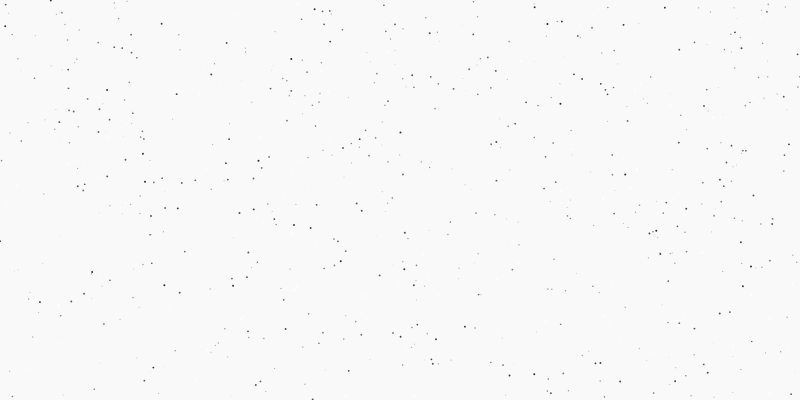
Frame 1 (no input)
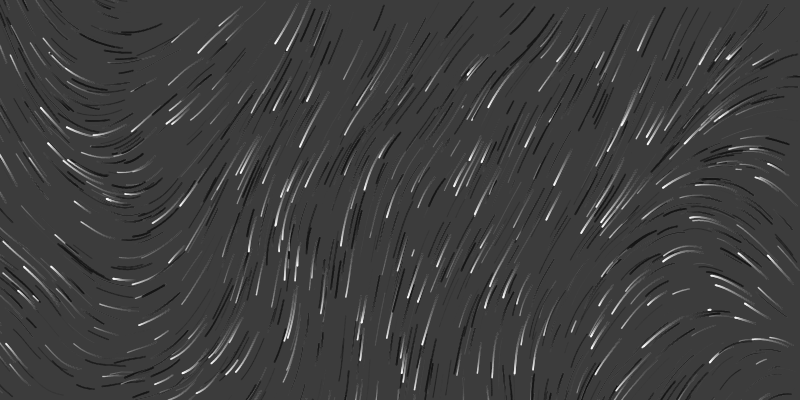
Frame 60 (no input)
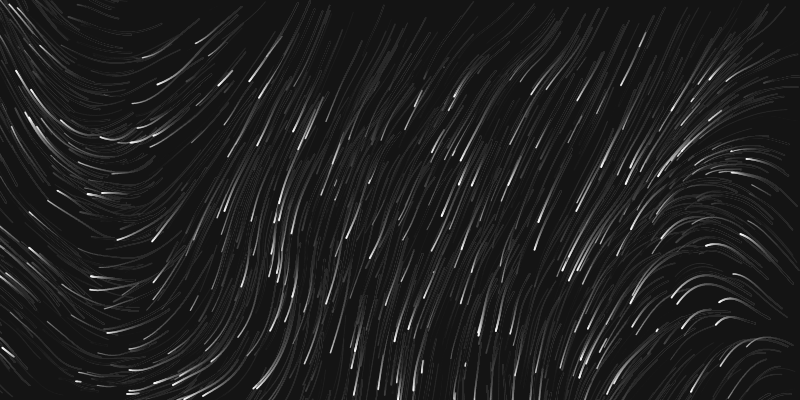
Frame 120 (the mouse pressed at the canvas centre since frame 60)

The p5.js sketch that drew these frames (run headless with seeded random() and noise() and a simulated clock; from frame 60 on, the mouse is pressed at the canvas centre):

// p5.js sketch
// ── sketch.js
let  num = 380;
var particles_a = [];
var particles_b = [];
var particles_c = [];
let noiseScale = 500;
let noiseStrength = 1;
//let r = 1;

function setup() {
  createCanvas(800, 400);
	//createCanvas(windowWidth,windowHeight);
  noStroke();
  for (let i=0; i<num; i++) {
    let loc_a = createVector(random(width*1.2), random(height), 2);
    let angle_a = random(TWO_PI);
    let dir_a = createVector(cos(angle_a), sin(angle_a));
		let loc_b = createVector(random(width*1.2), random(height), 2);
    let angle_b = random(TWO_PI);
    let dir_b = createVector(cos(angle_b), sin(angle_b));
		let loc_c = createVector(random(width*1.2), random(height), 2);
    let angle_c = random(TWO_PI);
    let dir_c = createVector(cos(angle_c), sin(angle_c));
    let speed = random(0.3, 0.8);
    //particles[i]= new Particle(loc, dir, speed);
		particles_a[i] = new Particle(loc_a, dir_a, speed);
		particles_b[i] = new Particle(loc_b, dir_b, speed);
		particles_c[i] = new Particle(loc_c, dir_c, speed);
  }
}

function draw() {
	
	smooth();
  //background(255);
  fill(0, 6);
  noStroke();
  rect(0, 0, width, height);
    
  for (let i=0; i<num; i++) {
		var radius = map(i,0,num,1,2);
		var fade = map(i,0,num,0,250);
		
		fill(30, fade);
		particles_a[i].move();
		particles_a[i].update(radius);
		particles_a[i].checkEdges();

		fill(70, fade);
		particles_b[i].move();
		particles_b[i].update(radius);
		particles_b[i].checkEdges();

		fill(270, fade);
		particles_c[i].move();
		particles_c[i].update(radius);
		particles_c[i].checkEdges();
  }
}

let Particle = function(loc_, dir_, speed_) {
  this.loc = loc_;
	this.dir = dir_;
	this.speed = speed_;
	this.d = 1;
	//this.col;
	//this.angle;
	//this.vel;
};

Particle.prototype.run = function() {
	  this.move();
    this.checkEdges();
    this.update();
};

// Method to move position
Particle.prototype.move = function(){
	  this.angle=noise(this.loc.x/noiseScale, this.loc.y/noiseScale, frameCount/noiseScale)*TWO_PI*noiseStrength;
    this.dir.x = cos(this.angle)+sin(this.angle)-sin(this.angle);
    this.dir.y = sin(this.angle)-cos(this.angle)*sin(this.angle);
    this.vel = this.dir.copy();
    this.vel.mult(this.speed*this.d);
    this.loc.add(this.vel);
};

// Method to chech edges 
Particle.prototype.checkEdges = function(){
 if (this.loc.x < 0 || this.loc.x > width || this.loc.y < 0 || this.loc.y > height) {    
      this.loc.x = random(width*1.2);
      this.loc.y = random(height);
    }
};


// Method to update position
Particle.prototype.update = function(r){
    ellipse(this.loc.x, this.loc.y, r);
};
